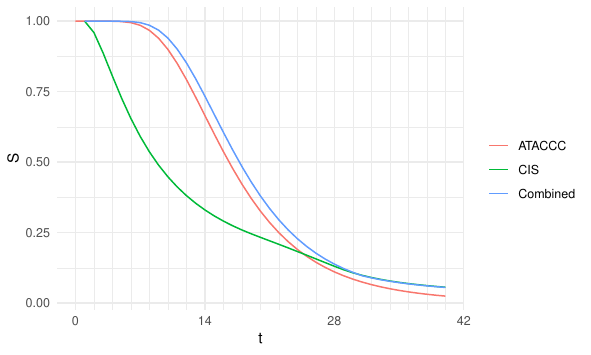

Here is the R script that generated this plot:
library(dplyr)
library(ggplot2)
library(patchwork)
library(purrr)
library(tidybayes)
library(tidyr)
source(here::here("utils.R"))

ataccc_posterior = readRDS(here::here("cisRuns-output/input_curves.rds"))

plot = ataccc_posterior |>
  filter(between(time, 0, 40)) |>
  mutate(source = case_match(
    source,
    "SARAH (CIS)" ~ "CIS",
    .default = source
  )) |>
  ggplot(aes(time, S, colour = source)) +
  geom_line() +
  standard_plot_theming() +
  scale_x_continuous(breaks = 0:100*14, minor_breaks = 0:100*2) +
  labs(
    x = "t",
    colour = ""
  )

ggsave(
  filename = "cis-perfect-testing/input-duration-dists.pdf",
  plot = plot,
  width = 15,
  height = 9,
  units = "cm",
  dpi = 300
)